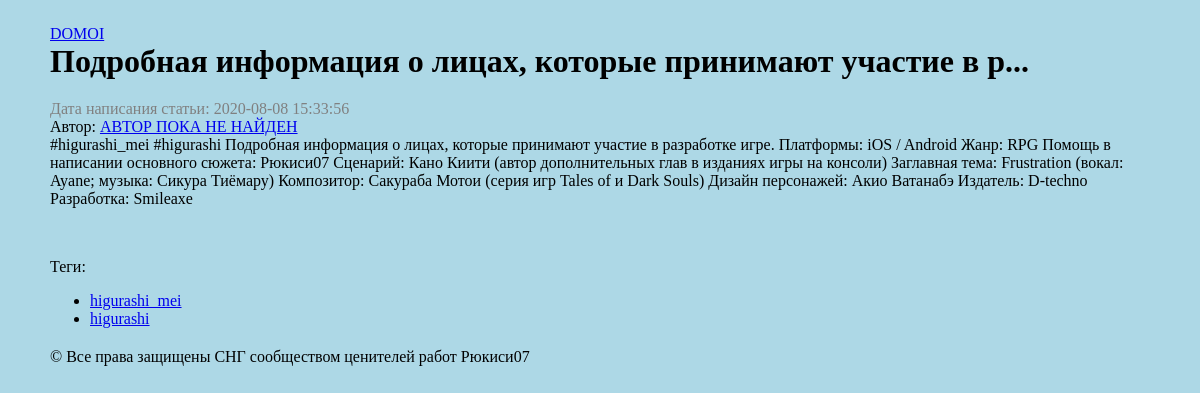
Screenshot of /post/8 with the database file from the repository.
### db.py (models this page shows)
class BaseModel(Model):
    class Meta:
        database = database

class Post(BaseModel):
    id = AutoField(unique=True)
    date = DateField()
    owner_id = IntegerField()
    vk_id = IntegerField()
    title = CharField()
    text = TextField()

class Tags(BaseModel):
    id = AutoField(unique=True)
    vk_id = ForeignKeyField(Post, backref='tags')
    name = CharField()

### app.py (the view)
@app.route('/post/<int:post_id>')
def get_post(post_id):
    query = Post.get(Post.vk_id==post_id)
    title = query.title
    body = query.text
    date = (datetime
            .utcfromtimestamp(query.date)
            .strftime('%Y-%m-%d %H:%M:%S'))
    author = authorizify(query.owner_id)
    tags = Tags.select().where(Tags.vk_id==post_id)
    att = Attachments.select().where(Attachments.vk_id==post_id)
    return render_template('post.html',
                           title=title,
                           date=date,
                           author=author,
                           body=body,
                           tags=tags,
                           att=att)

### app.py (called while the page is built)
def authorizify(id: int) -> str:
    authors = {
        -144705371: ["https://vk.com/ryukishi07", "ORIGINAL"],
        -81413361: ["https://vk.com/id70251320", "Алексей Кулешов"],
        -89327841: ["https://vk.com/xx_gensokyo_xx", "EXTREME RUSSIAN FANDOM FOR TOUHOU"],
        -192241227:["https://vk.com/clocktowerzines", "Clock Tower Zines | TYPE-MOON zine | WTCZINE"]
    }
    if id in authors:
        return authors[id]
    else:
        return ["https://vk.com/ryukishi07", "АВТОР ПОКА НЕ НАЙДЕН"]

### templates/post.html (shortened to what this page needs)
{% extends "base.html" %}
{% block post_title %} {{ title }} {% endblock %}
{% block content %}
<div class="date">Дата написания статьи: {{ date }} </div>
<div class="author">Автор: <a href="{{ author[0] }}"> {{ author[1] }} </a></div>
{{ body }}
{% for at in att %}
<p>
</p>
{% endfor %}
Теги:
<ul>
{% for tag in tags %}
<li><a href="/tag/{{ tag.name }}">{{ tag.name }}</a></li>
{% endfor %}
</ul>
{% endblock %}

### static/style.css (style rules this page uses)
body { background-color: lightblue; margin: 25px 50px 75px }
.date { color: grey; style: italic; }

### rows the page displays
Post: title "Подробная информация о лицах, которые принимают участие в р...", text "#higurashi_mei #higurashi Подробная информация о лицах, которые принимают участие в разработке игре. Платформы: iOS / Android Жанр: RPG Помощь в написании основного сюжета: Рюкиси07 Сценарий: Кано Киити (автор дополнительных глав в изданиях игры на консоли) Заглавная тема: Frustration (вокал: Ayane; музыка: Сикура Тиёмару) Композитор: Сакураба Мотои (серия игр Tales of и Dark Souls) Дизайн персонажей: Акио Ватанабэ Издатель: D-techno Разработка: Smileaxe"
Tags: name "higurashi_mei"
Tags: name "higurashi"

### other values shown
{{ date }} "2020-08-08 15:33:56"
{{ author[1] }} "АВТОР ПОКА НЕ НАЙДЕН"
